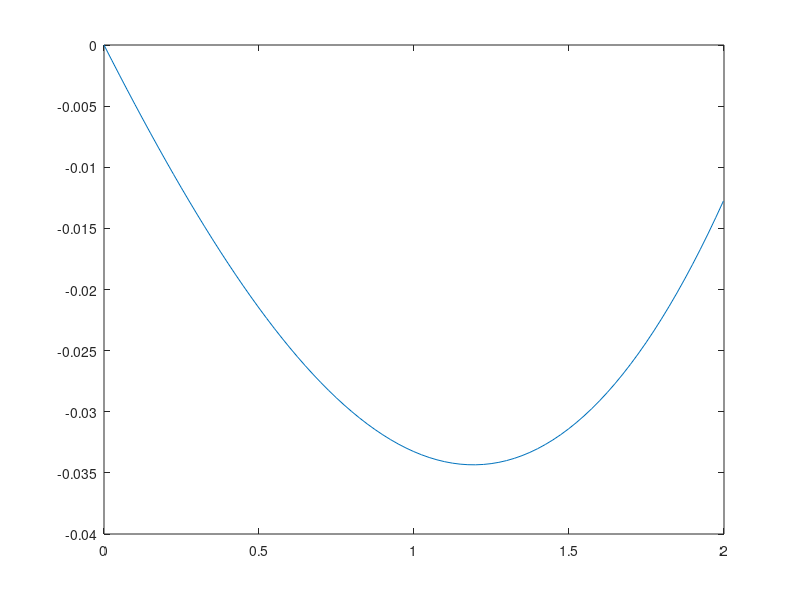
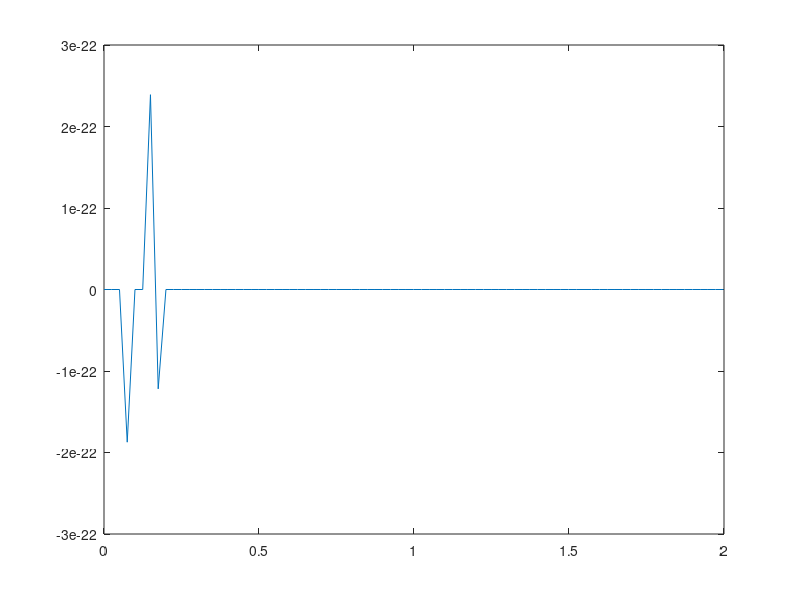

The MATLAB script that drew these images, in order:
%---------------------------------------------------------------
%---------------------------------------------------------------
% Single Spring
% Hemivariational Elasto-Damage Model
% Newton-Raphson Iterative Solver
% Penalty Formulation for Irreversibility
clear; clc;
%---------------------------------------------------------------
%---------------------------------------------------------------
k_el = 1;
kt = 1;
kd = 8;
K1 = 1000*k_el;
K2 = 100*kd;
ubar = 2.0;
N = 80;
U = [0; 0; 1];
delU = ones(3,1);
dStore = zeros(N,3);
TOL = 1E-12;
norm_dif = 1;
contatore = 0;
for i=1:N
    ubar_i = (i/N)*ubar;
    d0 = U(2);
    disp(i);
    while (norm(delU(1:2))>TOL)
        KT = [k_el*(1-U(2))+K1, -k_el*U(1), 0; 
                -k_el*U(1), kd+K2, -2*K2*U(3);
                0, -2*K2*U(3), -2*K2*(U(2)-d0)+6*K2*U(3)^2];
        R = [k_el*(1-U(2))*U(1)+K1*(U(1)-ubar_i); -0.5*k_el*U(1)^2+kd*U(2)+kt+K2*((U(2)-d0)-U(3)^2); -2*K2*U(3)*((U(2)-d0)-U(3)^2)];
        delU = KT\(-R);
        U = U + delU;
        if U(2) >= 1.0
            U(2) = 1.0;
        end
    end
    delU = ones(3,1);
    dStore(i,:) = [U(1), U(2), U(3)];
    contatore = contatore + 1;
end
figure;
plot([0;dStore(:,1)],[0;dStore(:,2)])
figure;
plot([0;dStore(:,1)],[0;dStore(:,3)])
disp(contatore);